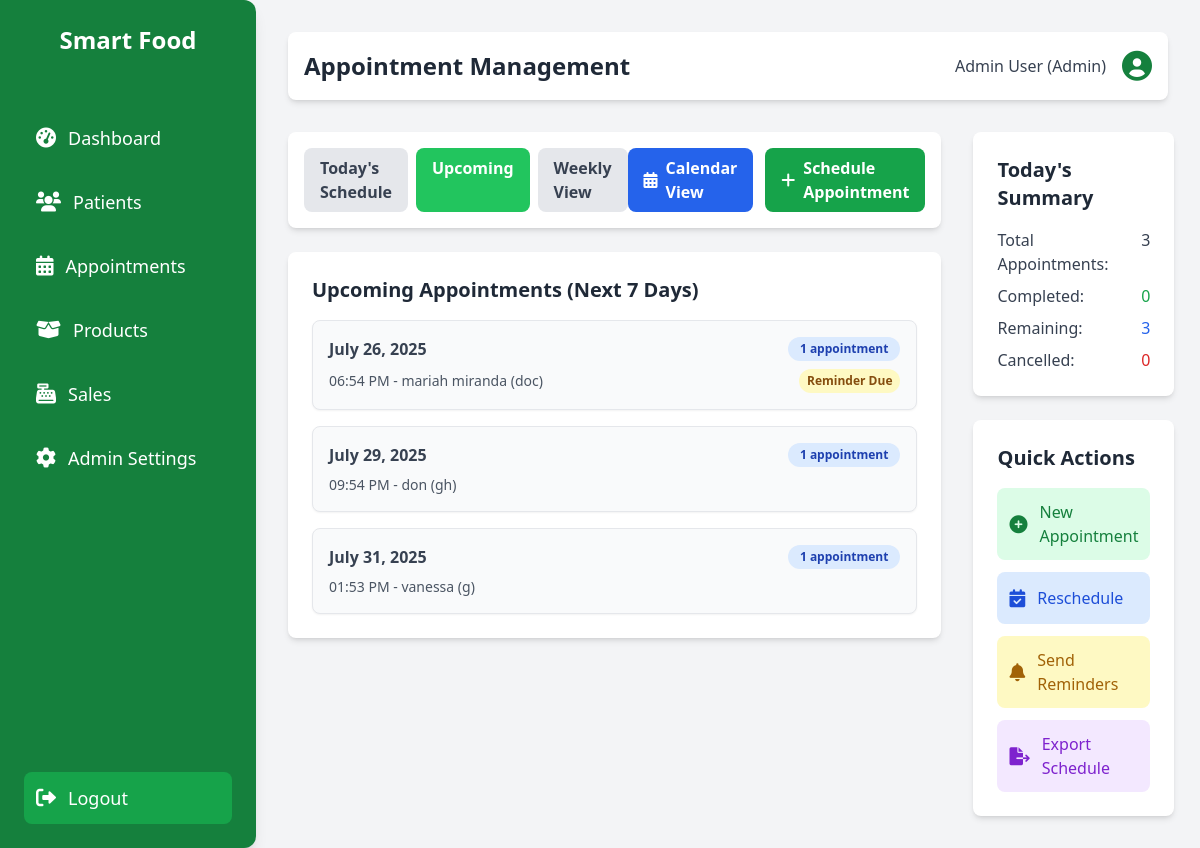
/appointments/index.php?view=upcoming (signed in), run on the app's committed database.
### tables this page shows
CREATE TABLE `appointments` (
  `appointment_id` int(11) NOT NULL,
  `patient_id` int(11) NOT NULL,
  `appointment_date` date NOT NULL,
  `appointment_time` time NOT NULL,
  `reason` text DEFAULT NULL,
  `status` enum('Scheduled','Completed','Cancelled') NOT NULL DEFAULT 'Scheduled',
  `created_at` datetime DEFAULT current_timestamp(),
  `updated_at` datetime DEFAULT current_timestamp() ON UPDATE current_timestamp()
);

CREATE TABLE `patients` (
  `patient_id` int(11) NOT NULL,
  `patient_unique_id` varchar(50) NOT NULL,
  `full_name` varchar(255) NOT NULL,
  `date_of_birth` date DEFAULT NULL,
  `gender` enum('Male','Female','Other') DEFAULT NULL,
  `height_cm` decimal(5,2) DEFAULT NULL,
  `address` text DEFAULT NULL,
  `email` varchar(255) DEFAULT NULL,
  `phone` varchar(50) DEFAULT NULL,
  `health_conditions` text DEFAULT NULL,
  `membership_status` enum('No Membership','Standard','Premium') NOT NULL DEFAULT 'No Membership',
  `created_at` datetime DEFAULT current_timestamp(),
  `updated_at` datetime DEFAULT current_timestamp() ON UPDATE current_timestamp()
);

### appointments/index.php (the view, shortened to what this page needs)
<?php
require_once __DIR__ . '/../includes/db_connect.php';
include_once __DIR__ . '/../includes/header.php';
$view = $_GET['view'] ?? 'today';
$today = date('Y-m-d');
$next7Days = date('Y-m-d', strtotime('+7 days'));
if ($view === 'upcoming' || $view === 'weekly') {
    $sqlUpcomingAppointments = "SELECT a.appointment_id, a.appointment_date, a.appointment_time, a.reason, a.status,
                                       p.full_name AS patient_name
                                FROM appointments a
                                JOIN patients p ON a.patient_id = p.patient_id
                                WHERE a.appointment_date > :today AND a.appointment_date <= :next7days
                                ORDER BY a.appointment_date ASC, a.appointment_time ASC";
    try {
        $stmtUpcoming = $pdo->prepare($sqlUpcomingAppointments);
        $stmtUpcoming->bindParam(':today', $today);
        $stmtUpcoming->bindParam(':next7days', $next7Days);
        $stmtUpcoming->execute();
        $upcomingAppointments = $stmtUpcoming->fetchAll(PDO::FETCH_ASSOC);
        $groupedUpcomingAppointments = [];
        foreach ($upcomingAppointments as $appt) {
            $groupedUpcomingAppointments[$appt['appointment_date']][] = $appt;
        }
    } catch (PDOException $e) {
        error_log("ERROR: Could not fetch upcoming appointments: " . $e->getMessage());
        $_SESSION['error_message'] = "Error fetching upcoming appointments. Details: " . $e->getMessage();
    }
}
$totalAppointmentsToday = 0;
$completedAppointmentsToday = 0;
$remainingAppointmentsToday = 0;
$cancelledAppointmentsToday = 0;
$sqlSummary = "SELECT status, COUNT(*) as count FROM appointments WHERE appointment_date = :today GROUP BY status";
try {
    $stmtSummary = $pdo->prepare($sqlSummary);
    $stmtSummary->bindParam(':today', $today);
    $stmtSummary->execute();
    $summaryData = $stmtSummary->fetchAll(PDO::FETCH_ASSOC);
    foreach ($summaryData as $row) {
        $totalAppointmentsToday += $row['count'];
        if ($row['status'] === 'Completed') {
            $completedAppointmentsToday = $row['count'];
        } elseif ($row['status'] === 'Scheduled') {
            $remainingAppointmentsToday = $row['count'];
        } elseif ($row['status'] === 'Cancelled') {
            $cancelledAppointmentsToday = $row['count'];
        }
    }
} catch (PDOException $e) {
    error_log("ERROR: Could not fetch appointment summary: " . $e->getMessage());
    $_SESSION['error_message'] = "Error calculating appointment summary. Details: " . $e->getMessage();
}
?>
<div class="flex flex-col lg:flex-row gap-8">
    <div class="flex-1">
        <div class="bg-white rounded-lg shadow-md p-4 mb-6 flex justify-between items-center">
            <div class="flex space-x-2">
                <a href="?view=today" class="px-4 py-2 rounded-lg <?php echo ($view === 'today') ? 'bg-blue-500 text-white' : 'bg-gray-200 text-gray-700'; ?> font-semibold hover:bg-blue-600 hover:text-white transition-colors duration-200">
                    Today's Schedule
                </a>
                <a href="?view=upcoming" class="px-4 py-2 rounded-lg <?php echo ($view === 'upcoming') ? 'bg-green-500 text-white' : 'bg-gray-200 text-gray-700'; ?> font-semibold hover:bg-green-600 hover:text-white transition-colors duration-200">
                    Upcoming
                </a>
                <a href="?view=weekly" class="px-4 py-2 rounded-lg <?php echo ($view === 'weekly') ? 'bg-purple-500 text-white' : 'bg-gray-200 text-gray-700'; ?> font-semibold hover:bg-purple-600 hover:text-white transition-colors duration-200">
                    Weekly View
                </a>
            </div>
            <div class="flex space-x-3">
                <a href="<?php echo BASE_URL; ?>calendar.php" class="px-4 py-2 rounded-lg bg-blue-600 text-white font-semibold hover:bg-blue-700 transition-colors duration-200 flex items-center space-x-2">
                    <i class="fas fa-calendar-alt"></i>
                    <span>Calendar View</span>
                </a>
                <a href="<?php echo BASE_URL; ?>schedule.php" class="px-4 py-2 rounded-lg bg-green-600 text-white font-semibold hover:bg-green-700 transition-colors duration-200 flex items-center space-x-2">
                    <i class="fas fa-plus"></i>
                    <span>Schedule Appointment</span>
                </a>
            </div>
        </div>
        <?php if ($view === 'upcoming' || $view === 'weekly'): ?>
        <div id="upcoming-schedule" class="bg-white rounded-lg shadow-md p-6">
            <h3 class="text-xl font-semibold text-gray-800 mb-4">Upcoming Appointments (Next 7 Days)</h3>
            <div class="space-y-4">
                <?php if (!empty($groupedUpcomingAppointments)): ?>
                    <?php foreach ($groupedUpcomingAppointments as $date => $appointmentsOnDate): ?>
                        <div class="border rounded-lg p-4 shadow-sm bg-gray-50">
                            <div class="flex justify-between items-center mb-2">
                                <h4 class="font-semibold text-gray-700"><?php echo date('F j, Y', strtotime($date)); ?></h4>
                                <span class="px-3 py-1 rounded-full text-xs font-semibold bg-blue-100 text-blue-800">
                                    <?php echo count($appointmentsOnDate); ?> appointment<?php echo (count($appointmentsOnDate) > 1) ? 's' : ''; ?>
                                </span>
                            </div>
                            <ul class="space-y-2">
                                <?php foreach ($appointmentsOnDate as $appt): ?>
                                    <li class="flex items-center justify-between text-sm text-gray-600">
                                        <span>
                                            <span class="font-medium"><?php echo htmlspecialchars(date('h:i A', strtotime($appt['appointment_time']))); ?></span> -
                                            <?php echo htmlspecialchars($appt['patient_name']); ?> (<?php echo htmlspecialchars($appt['reason']); ?>)
                                        </span>
                                        <?php if ($appt['status'] === 'Scheduled' && strtotime($appt['appointment_date']) <= strtotime('+2 days')): ?>
                                            <span class="px-2 py-1 rounded-full text-xs font-semibold bg-yellow-100 text-yellow-800">Reminder Due</span>
                                        <?php endif; ?>
                                    </li>
                                <?php endforeach; ?>
                            </ul>
                        </div>
                    <?php endforeach; ?>
                <?php else: ?>
                    <p class="text-gray-500 text-center py-4">No upcoming appointments in the next 7 days.</p>
                <?php endif; ?>
            </div>
        </div>
        <?php endif; ?>
    </div>
    <div class="w-full lg:w-80 space-y-6">
        <div class="bg-white rounded-lg shadow-md p-6">
            <h3 class="text-xl font-semibold text-gray-800 mb-4">Today's Summary</h3>
            <ul class="space-y-2 text-gray-700">
                <li class="flex justify-between">
                    <span>Total Appointments:</span>
                    <span class="font-medium"><?php echo $totalAppointmentsToday; ?></span>
                </li>
                <li class="flex justify-between">
                    <span>Completed:</span>
                    <span class="font-medium text-green-600"><?php echo $completedAppointmentsToday; ?></span>
                </li>
                <li class="flex justify-between">
                    <span>Remaining:</span>
                    <span class="font-medium text-blue-600"><?php echo $remainingAppointmentsToday; ?></span>
                </li>
                <li class="flex justify-between">
                    <span>Cancelled:</span>
                    <span class="font-medium text-red-600"><?php echo $cancelledAppointmentsToday; ?></span>
                </li>
            </ul>
        </div>
        <div class="bg-white rounded-lg shadow-md p-6">
            <h3 class="text-xl font-semibold text-gray-800 mb-4">Quick Actions</h3>
            <div class="space-y-3">
                <a href="<?php echo BASE_URL; ?>appointments/schedule.php" class="flex items-center space-x-3 p-3 rounded-lg bg-green-100 text-green-700 font-medium hover:bg-green-200 transition-colors duration-200">
                    <i class="fas fa-plus-circle text-lg"></i>
                    <span>New Appointment</span>
                </a>
                <a href="<?php echo BASE_URL; ?>appointments/reschedule.php" class="flex items-center space-x-3 p-3 rounded-lg bg-blue-100 text-blue-700 font-medium hover:bg-blue-200 transition-colors duration-200">
                    <i class="fas fa-calendar-check text-lg"></i>
                    <span>Reschedule</span>
                </a>
                <a href="<?php echo BASE_URL; ?>appointments/send_reminders.php" class="flex items-center space-x-3 p-3 rounded-lg bg-yellow-100 text-yellow-700 font-medium hover:bg-yellow-200 transition-colors duration-200">
                    <i class="fas fa-bell text-lg"></i>
                    <span>Send Reminders</span>
                </a>
                <a href="<?php echo BASE_URL; ?>appointments/export_schedule.php" class="flex items-center space-x-3 p-3 rounded-lg bg-purple-100 text-purple-700 font-medium hover:bg-purple-200 transition-colors duration-200">
                    <i class="fas fa-file-export text-lg"></i>
                    <span>Export Schedule</span>
                </a>
            </div>
        </div>
    </div>
</div>
<?php include_once __DIR__ . '/../includes/footer.php'; ?>

### assets/css/style.css (style rules this page uses)
body { margin: 0; padding: 0; line-height: 1.6; color: #333; -webkit-font-smoothing: antialiased; -moz-osx-font-smoothing: grayscale; }
:root { --font-family: Arial, sans-serif; --background-color: #f9f9f9; --text-color: #333; --primary-color: #2e8b57; --secondary-color: #388e3c; --hover-color: #3aa76d; --danger-color: #d9534f; --border-color: #ccc; --light-grey: #eaeaea; --table-stripe: #f8f9fa; --table-hover: #f1f8e9; --box-shadow: 0 0 10px rgba(0, 0, 0, 0.1); --border-radius: 8px; --transition: background-color 0.3s ease; }
h1, h2, h3, h4, h5, h6 { font-weight: 600; color: #2d3748; }
.shadow-md { box-shadow: 0 4px 6px -1px rgba(0, 0, 0, 0.1), 0 2px 4px -1px rgba(0, 0, 0, 0.06); }
.rounded-lg { border-radius: 0.5rem; }
.p-6 { padding: 1.5rem; }
.mb-4 { margin-bottom: 1rem; }

### assets/css/dashboard.css (style rules this page uses)
.text-blue-800 { color: #1e40af; }
.text-blue-600 { color: #2563eb; }
.text-green-600 { color: #059669; }
.text-yellow-800 { color: #92400e; }
.flex-1 { flex: 1; }

### data on the page
appointments: appointment_time "06:54 PM", patient.full_name "mariah miranda", reason "doc", status "Reminder Due"
appointments: appointment_time "09:54 PM", patient.full_name "don", reason "gh"
appointments: appointment_time "01:53 PM", patient.full_name "vanessa", reason "g"

### other printed values
SITE_NAME "Smart Food"
$pageTitle "Appointment Management"
$_SESSION['full_name'] "Admin User"
$_SESSION['role'] "Admin"
date('F j, Y', strtotime($date)) "July 26, 2025"
count($appointmentsOnDate) "1"
date('F j, Y', strtotime($date)) "July 29, 2025"
date('F j, Y', strtotime($date)) "July 31, 2025"
$totalAppointmentsToday "3"
$completedAppointmentsToday "0"
$remainingAppointmentsToday "3"
$cancelledAppointmentsToday "0"
